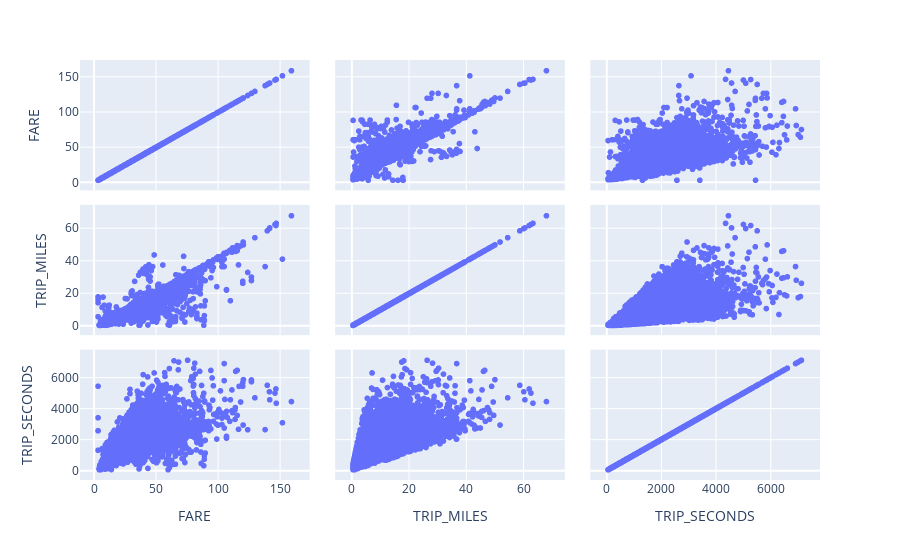

Notebook code for this chart:
### Code cell
# --- 第6步：可视化数据关系 ---
# 画一个散点图矩阵，直观地看看数据长什么样
# 这是一个交互式图表，你可以把鼠标放上去看具体数值
px.scatter_matrix(training_df, dimensions=["FARE", "TRIP_MILES", "TRIP_SECONDS"])

### Figure 1 — Plotly figure (JSON) as saved in the notebook; plotly's stock layout.template omitted (floating-point values rounded to 4 significant figures; data arrays with more than 128 entries replaced by an {"elided": "..."} marker saying what was removed)
{"data": [{"dimensions": [{"axis": {"matches": true}, "label": "FARE", "values": {"elided": "31694 float values"}}, {"axis": {"matches": true}, "label": "TRIP_MILES", "values": {"elided": "31694 float values"}}, {"axis": {"matches": true}, "label": "TRIP_SECONDS", "values": {"elided": "31694 int values"}}], "hovertemplate": "%{xaxis.title.text}=%{x}<br>%{yaxis.title.text}=%{y}<extra></extra>", "legendgroup": "", "marker": {"color": "#636efa", "symbol": "circle"}, "name": "", "showlegend": false, "type": "splom"}], "layout": {"dragmode": "select", "legend": {"tracegroupgap": 0}, "margin": {"t": 60}}}
